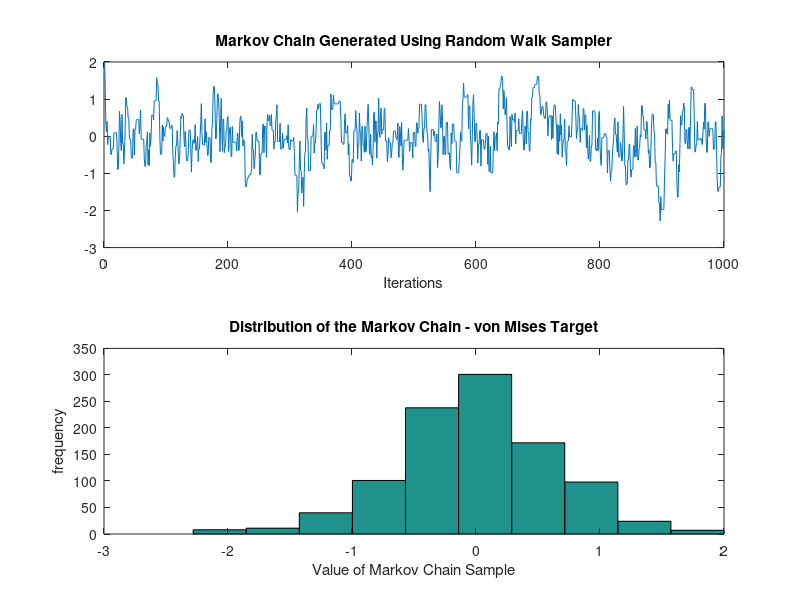
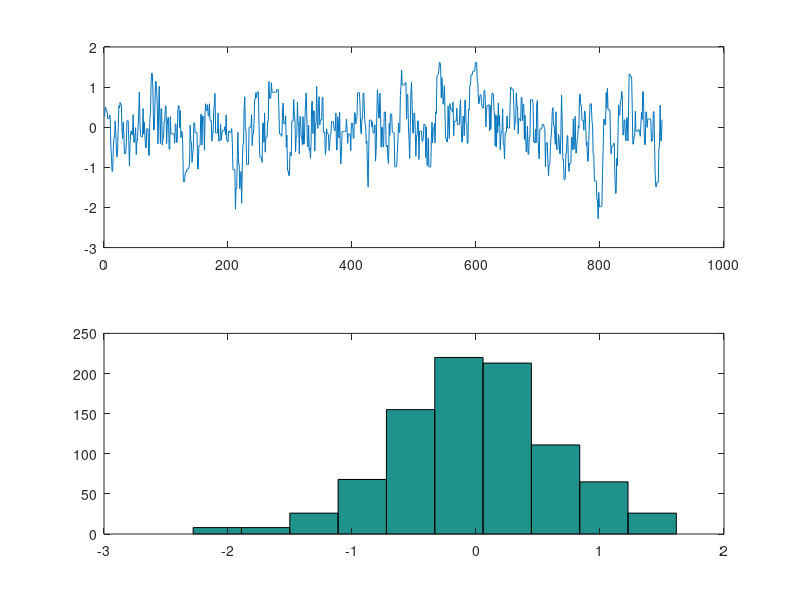

Write the MATLAB code that produced these figures, in order.
% Set up function handle to evaluate the von Mises kernel.
vonmisespdfker = @(x,b) exp(b.*cos(x));
b = 3; % parameters for the von mises

% generate the MC
n = 1000;
mc = zeros(1,n);
mc(1) = 2; % generate the starting point
for i = 2:n
    % generate a candidate from the random walk
    y = mc(i-1)+unifrnd(-1,1);
    % generate a uniform for comparison
    u = rand(1);
    alphaf = min([1, vonmisespdfker(y,b)/(vonmisespdfker(mc(i-1),b))]);
    if u <= alphaf
        mc(i) = y;
    else
        mc(i) = mc(i-1);
    end
end
% burn-in 10 pct
mcb= mc(0.1*n+1:n);

% plots
figure(1)
subplot(2,1,1)
plot(mc) % entire MC
title('Markov Chain Generated Using Random Walk Sampler')
xlabel('Iterations')
subplot(2,1,2)
hist(mc)
title('Distribution of the Markov Chain - von Mises Target')
xlabel('Value of Markov Chain Sample')
ylabel('frequency')


figure(2)
subplot(2,1,1)
plot(mcb) % burned in MC
subplot(2,1,2)
hist(mcb)
